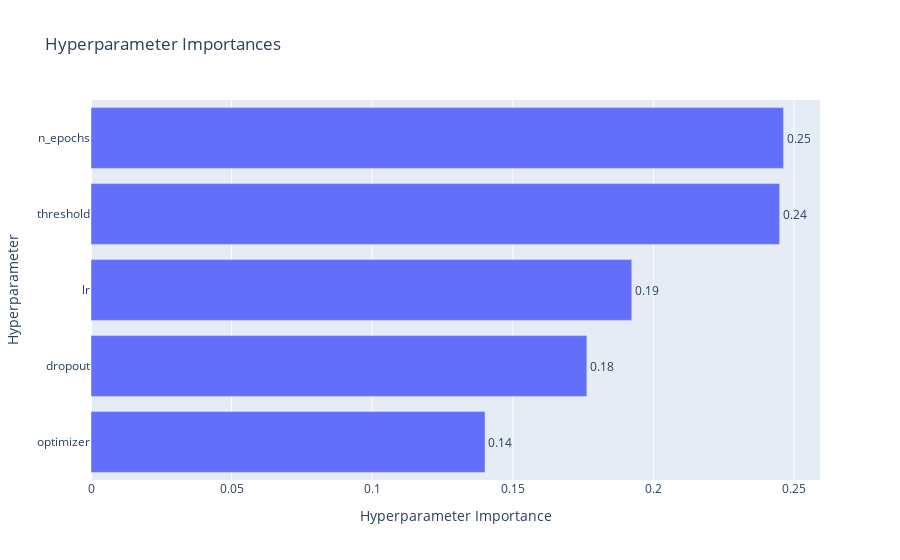

Notebook source saved alongside this figure:
### Code cell
optuna.visualization.plot_param_importances(study)

### Figure 1 — Plotly figure (JSON) as saved in the notebook; plotly's stock layout.template omitted (floating-point values rounded to 4 significant figures)
{"data": [{"cliponaxis": false, "hovertemplate": ["optimizer (CategoricalDistribution): 0.14012840000655644<extra></extra>", "dropout (FloatDistribution): 0.17634796267842373<extra></extra>", "lr (FloatDistribution): 0.19231634234227007<extra></extra>", "threshold (FloatDistribution): 0.24491087152202354<extra></extra>", "n_epochs (IntDistribution): 0.2462964234507262<extra></extra>"], "name": "Objective Value", "orientation": "h", "text": ["0.14", "0.18", "0.19", "0.24", "0.25"], "textposition": "outside", "type": "bar", "x": [0.1401, 0.1763, 0.1923, 0.2449, 0.2463], "y": ["optimizer", "dropout", "lr", "threshold", "n_epochs"]}], "layout": {"title": {"text": "Hyperparameter Importances"}, "xaxis": {"title": {"text": "Hyperparameter Importance"}}, "yaxis": {"title": {"text": "Hyperparameter"}}}}
